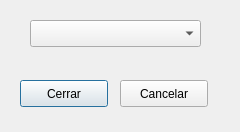
<?xml version="1.0" encoding="UTF-8"?>
<ui version="4.0">
 <class>Dialog</class>
 <widget class="QDialog" name="Dialog">
  <property name="geometry">
   <rect>
    <x>0</x>
    <y>0</y>
    <width>240</width>
    <height>132</height>
   </rect>
  </property>
  <property name="minimumSize">
   <size>
    <width>240</width>
    <height>132</height>
   </size>
  </property>
  <property name="maximumSize">
   <size>
    <width>240</width>
    <height>132</height>
   </size>
  </property>
  <property name="windowTitle">
   <string>Terminar Tanda</string>
  </property>
  <widget class="QComboBox" name="comboBoxTandas">
   <property name="geometry">
    <rect>
     <x>30</x>
     <y>20</y>
     <width>171</width>
     <height>27</height>
    </rect>
   </property>
  </widget>
  <widget class="QPushButton" name="pushButtonCerrar">
   <property name="geometry">
    <rect>
     <x>20</x>
     <y>80</y>
     <width>88</width>
     <height>27</height>
    </rect>
   </property>
   <property name="text">
    <string>Cerrar</string>
   </property>
  </widget>
  <widget class="QPushButton" name="pushButtonCancelar">
   <property name="geometry">
    <rect>
     <x>120</x>
     <y>80</y>
     <width>88</width>
     <height>27</height>
    </rect>
   </property>
   <property name="text">
    <string>Cancelar</string>
   </property>
  </widget>
 </widget>
 <resources/>
 <connections/>
</ui>
